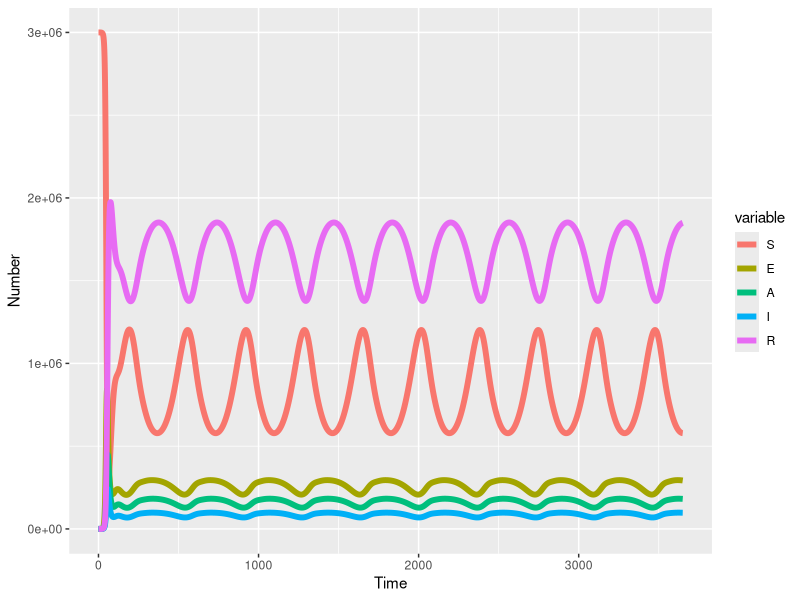

The R script that drew this image: (Note: this script raises an error after producing the figure.)
# Session 4 Exercise

library(kableExtra)
library(deSolve)
library(reshape2)
library(ggplot2)

# Let's build off of this SIR model to code an RSV model:
# 1) All individuals are infectious for several days before becoming symptomatic (𝜼)
# 2) Some infectious individuals become symptomatic, and some do not. 


# Then, we write these as difference equations:
# In these equations,
#   lambda is the force (or rate) of infection per susceptible person. Which is: 
#       - contact rate, alpha = 5, multiplied by 
#       - probability of infection on contact with a (symptomatically) infectious person beta = 0.3 OR an asymptomatically infectious person gamma = 0.1, multiplied by 
#       - the probability that a randomly encountered person is infectious I/N 
#   mu = 0.05 is the birth and death rate, maintaining constant population size 
#   omega = 0.02 is the rate at which immunity is lost 
#   sigma = 0.2 is the recovery rate 
#   phi = 0.2 is the rate of becoming infectious 
#   epsilon = 0.35 is the symptomatic ratio

# Define the model -------------------------------------------------------------

# Please define parameters -- THESE ARE THE MODEL PARAMETERS
parms <- c(alpha = 5,         # alpha = daily contacts
           beta = 0.3,        # beta = probability of infection on contact from symptomatic infectious
           beta1 = 0.3396,       # beta1 = amplitude of seasonal variation for symptomatic infectious
           gamma = 0.1,       # gamma = probability of infection on contact from asymptomatic infectious
           gamma1 = 0.3396,       # gamma1 = amplitude of seasonal variation from asymptomatic infectious
           sigma = 0.2,       # sigma = rate of recovery per day
           mu = 0.01,         # mu =  per capita birth and death rate
           omega = 0.02,      # omega = rate of immune loss per day
           phi = 0.2,         # phi = rate of becoming infectious 
           epsilon = 0.35)    # epsilon = symptomatic ratio

# Please define the initial conditions --  THESE ARE THE CONDITIONS AT THE START OF THE SIMULATION
init <- c(S = 3000000,      # number initially susceptible
          E = 0,            # number initially pre-infectious
          A = 3,            # number initially asymptomatically infectious
          I = 1,            # number initially symptomatically infectious
          R = 0)            # number initially immune or "recovered"

# Please write the model equations.  They are written as a function called seair_ode.  
seair_ode <- function(times,init,parms){
  with(as.list(c(parms,init)), {
    # ODEs
    beta_t = beta * (1 + beta1 * cos(2 * pi * times / 365))
    gamma_t = gamma * (1 + gamma1 * cos(2 * pi * times / 365))
    
    dS <- mu*(S+E+A+I+R) + omega*R - alpha*beta_t*(I/(S+E+A+I+R))*S - alpha*gamma_t*(A/(S+E+A+I+R))*S - mu*S 
    dE <- alpha*beta_t*(I/(S+E+A+I+R))*S + alpha*gamma_t*(A/(S+E+A+I+R))*S - (1-epsilon)*phi*E - epsilon*phi*E - mu*E
    dA <- (1-epsilon)*phi*E - sigma*A - mu*A
    dI <- epsilon*phi*E - sigma*I - mu*I
    dR <- sigma*A + sigma*I  - omega*R - mu*R
    list(c(dS,dE,dA,dI,dR))
  })
}

# This creates the output from model equations.  
#If you want to run the model for longer, change the second term eg: seq(0,200,...)
times <- seq(0,365*10,length.out=365*10)
seair_out <- lsoda(init,times,seair_ode,parms)
seair_out_long <- melt(as.data.frame(seair_out),"time")

#Plotting the model output
ggplot(seair_out_long,aes(x=time,y=value,colour=variable,group=variable))+
  geom_line(lwd=2)+  #Add line
  xlab("Time")+ylab("Number")                   #Add labels


# - What is the peak magnitude? 
peak_mag = max(seair_out_long %>% filter(variable == "I") %>% select(value))
peak_mag 

# - When does the peak occur (what timestep)?
# (Time at which I compartment is at maximum)
peak_time <- seair_out_long %>% filter(value == peak_mag) %>% select(time)
peak_time 

# - What is the cumulative incidence?
seair_out_wide <- seair_out_long %>% pivot_wider(., id_cols = c("time"), names_from = c("variable"), values_from = c("value"))
seair_out_wide <- seair_out_wide %>%
  mutate(incid = parms["alpha"]*parms["beta"]*(1 + parms["beta1"] * cos(2 * pi * times / 365))*(I/(S+E+A+I+R)*S) +
           parms["alpha"]*parms["gamma"]*(1 + parms["gamma1"] * cos(2 * pi * times / 365))*(A/(S+E+A+I+R)*S))
sum(seair_out_wide$incid) 

# - What is the symptomatic cumulative incidence?
seair_out_wide <- seair_out_wide %>%
  mutate(symp_incid = parms["alpha"]*parms["beta"]*(1 + parms["beta1"] * cos(2 * pi * times / 365))*(I/(S+E+A+I+R)*S))
sum(seair_out_wide$symp_incid) 

#Plot Incidence
ggplot(seair_out_wide,aes(x=time,y=incid))+
  geom_line(lwd=2)+  #Add line
  xlab("Time")+ylab("Incidence")                   #Add labels

#Plot Symptomatic Incidence
ggplot(seair_out_wide,aes(x=time,y=symp_incid))+
  geom_line(lwd=2)+  #Add line
  xlab("Time")+ylab("Symptomatic Incidence")                   #Add labels
